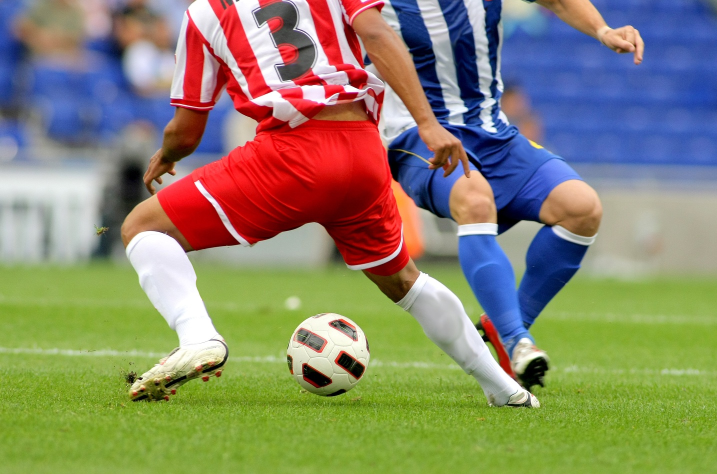
#> input picture 03_ImageProcessing/soccer.jpg, 1434 x 948 px (shown at 1/2 size)
$ jupyter execute 3-5.ipynb
#> lines starting #> are read from the running program, lines starting #| are printed output that depends on the picture
## 명암 조절

[cell 1]
import cv2 as cv
import numpy as np

img = cv.imread('soccer.jpg')
#> img is the input picture: shape (948, 1434, 3); mean B, G, R 107.2, 133.3, 136.9
img = cv.resize(img, dsize=(0,0), fx=0.25, fy=0.25)
#> img: shape (237, 358, 3)

def gamma(f, gamma = 1.0):
#> called with gamma = 0.5
    f1 = f / 255.0 # Normalize the pixel values to [0, 1]
    print(type(f1[0,0,0])) # Check the type of the pixel value
#| <class 'numpy.float64'>
    return np.uint8(255 * (f1 ** gamma)) # Apply gamma correction
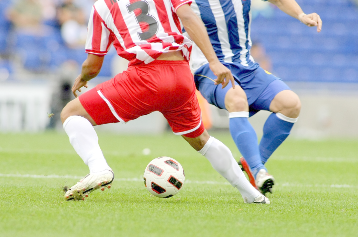
#> returned value: shape (237, 358, 3); mean of channels 0, 1, 2 154, 174.9, 180.3; drawn as B, G, R

gc = np.hstack((gamma(img, 0.5),
                gamma(img, 0.75),
                gamma(img, 1.0),
                gamma(img, 2.0),
                gamma(img, 3.0)))
#> call 2 of gamma, with gamma = 0.75
#| <class 'numpy.float64'>
#> in gamma (call 2), `return np.uint8(255 * (f1 ** gamma))`:
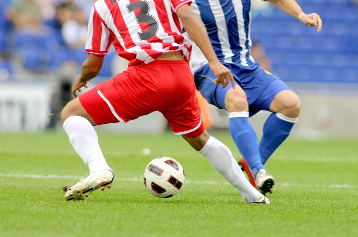
#> returned value: shape (237, 358, 3); mean of channels 0, 1, 2 126.8, 151.5, 156; drawn as B, G, R
#| <class 'numpy.float64'>
#> call 4 of gamma, with gamma = 2
#| <class 'numpy.float64'>
#> in gamma (call 4), `return np.uint8(255 * (f1 ** gamma))`:
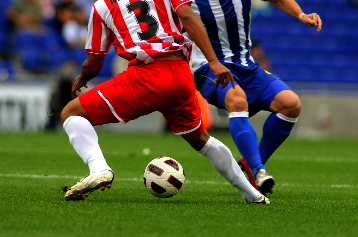
#> returned value: shape (237, 358, 3); mean of channels 0, 1, 2 62.7, 84.4, 86.9; drawn as B, G, R
#| <class 'numpy.float64'>
#> in gamma (call 5), `return np.uint8(255 * (f1 ** gamma))`:
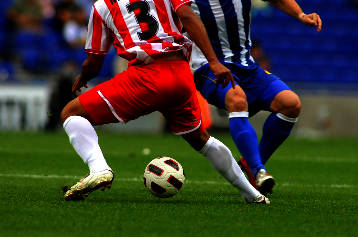
#> returned value: shape (237, 358, 3); mean of channels 0, 1, 2 42.9, 57.5, 60.9; drawn as B, G, R
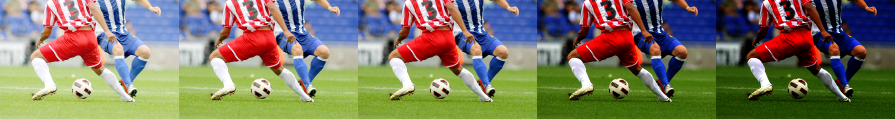
#> gc: shape (237, 1790, 3) (shown at 1/2 size); mean B, G, R 98.7, 120.3, 124.2

cv.imshow('Gamma Correction', gc)
cv.waitKey(0)
cv.destroyAllWindows()

[cell 2]
import cv2 as cv
import numpy as np
import matplotlib.pyplot as plt

# 이미지 읽기 (흑백)
img = cv.imread('soccer.jpg', cv.IMREAD_GRAYSCALE)
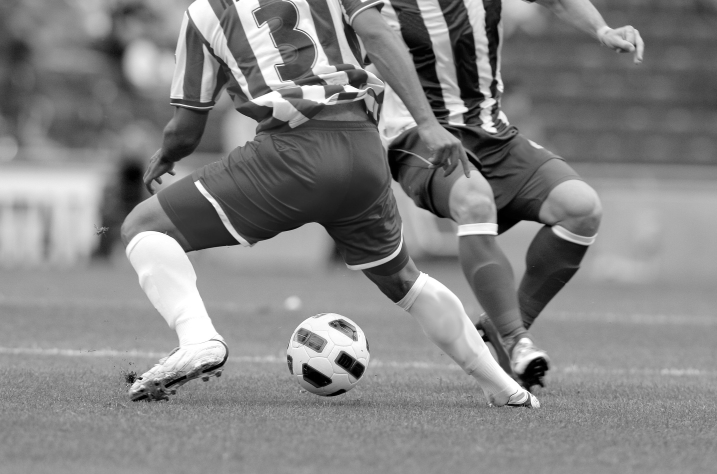
#> img: shape (948, 1434) (shown at 1/2 size); min 0, max 255, mean 131.4
if img is None:
    print("이미지를 불러올 수 없습니다.")
    exit()

# ------------------------------
# 선형 연산 (alpha, beta)
# ------------------------------
alpha = 1.5   # 대비 조절
beta = 30     # 밝기 조절
linear = cv.convertScaleAbs(img, alpha=alpha, beta=beta)
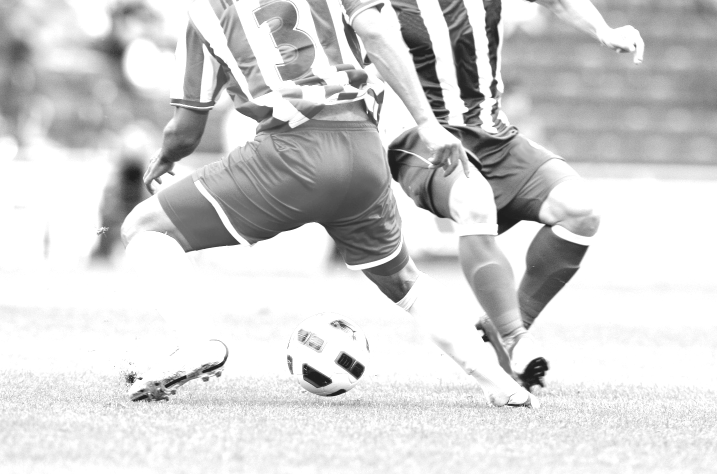
#> linear: shape (948, 1434) (shown at 1/2 size); min 30, max 255, mean 210.8

# ------------------------------
# 감마 보정
# ------------------------------
gamma_value = 2.0  # 1보다 크면 어두워짐, 1보다 작으면 밝아짐
f = img / 255.0
gamma_corrected = np.uint8(255 * (f ** gamma_value))
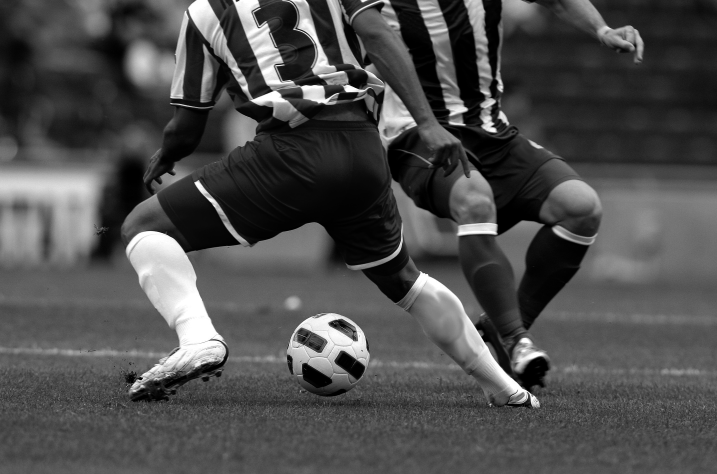
#> gamma_corrected: shape (948, 1434) (shown at 1/2 size); min 0, max 255, mean 77.4

# ------------------------------
# 히스토그램 평활화
# ------------------------------
hist_eq = cv.equalizeHist(img)
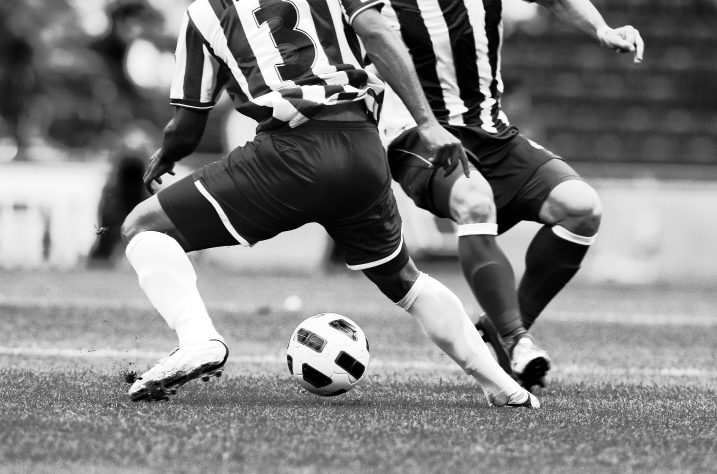
#> hist_eq: shape (948, 1434) (shown at 1/2 size); min 0, max 255, mean 128.2

# ------------------------------
# CLAHE
# ------------------------------
clahe = cv.createCLAHE(clipLimit=2.0, tileGridSize=(8, 8))
clahe_img = clahe.apply(img)
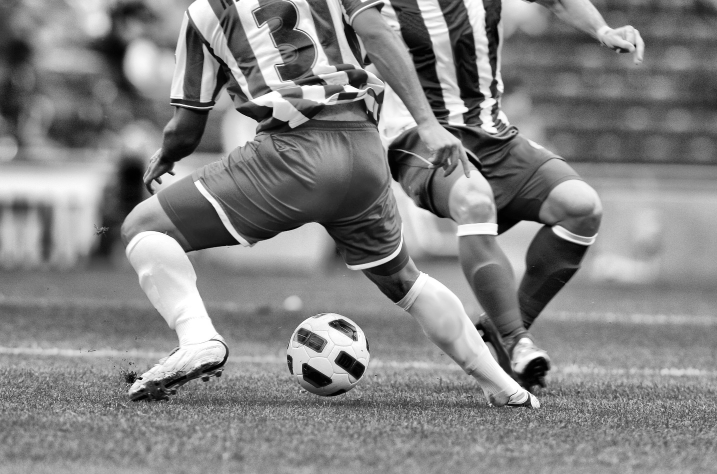
#> clahe_img: shape (948, 1434) (shown at 1/2 size); min 0, max 255, mean 131.2

# ------------------------------
# 시각화
# ------------------------------
titles = ['Original', f'Linear (α={alpha}, β={beta})',
          f'Gamma Correction (γ={gamma_value})',
          'Histogram Equalization', 'CLAHE']

images = [img, linear, gamma_corrected, hist_eq, clahe_img]

plt.figure(figsize=(15, 5))

for i in range(5):
    plt.subplot(1, 5, i + 1)
    plt.imshow(images[i], cmap='gray')
    plt.title(titles[i])
    plt.xticks([]), plt.yticks([])

plt.tight_layout()
plt.show()

$ run again, with 03_ImageProcessing/mistyroad.jpg copied over 03_ImageProcessing/soccer.jpg
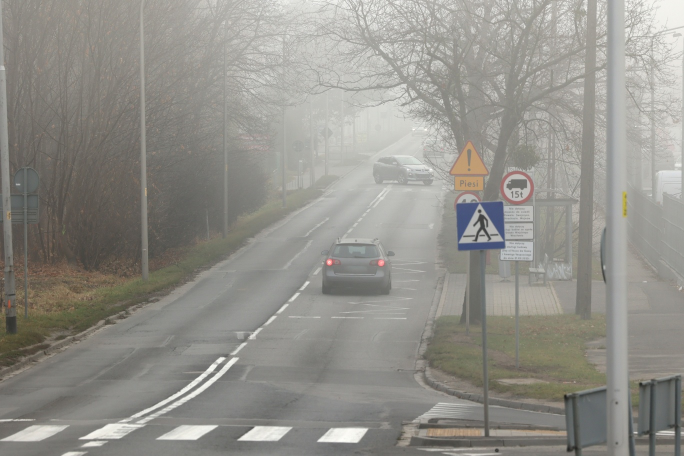
#> input picture 03_ImageProcessing/mistyroad.jpg, 1368 x 912 px (shown at 1/2 size)
#> img is the input picture: shape (912, 1368, 3); mean B, G, R 138.8, 145, 146.5
#| <class 'numpy.float64'>
#| <class 'numpy.float64'>
#| <class 'numpy.float64'>
#| <class 'numpy.float64'>
#| <class 'numpy.float64'>
#> `hist_eq = cv.equalizeHist(img)`:
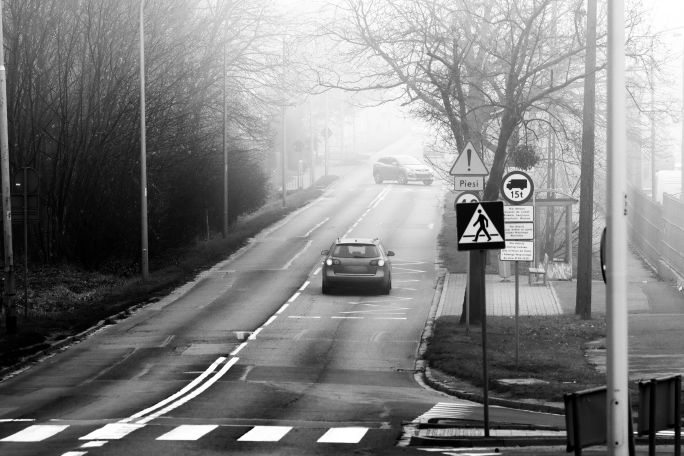
#> hist_eq: shape (912, 1368) (shown at 1/2 size); min 0, max 255, mean 128.6
#> `clahe_img = clahe.apply(img)`:
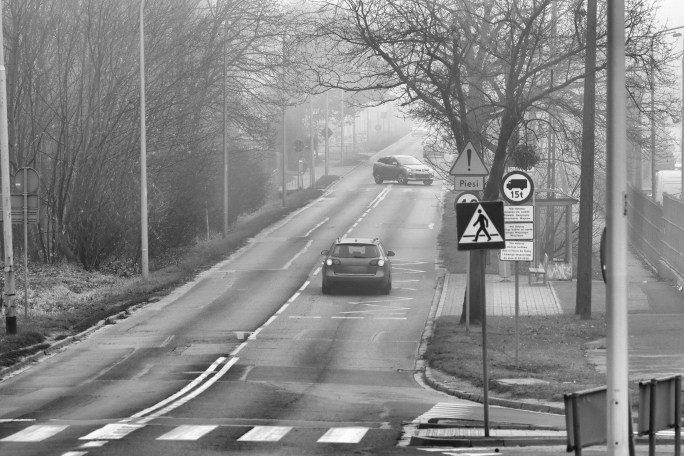
#> clahe_img: shape (912, 1368) (shown at 1/2 size); min 13, max 255, mean 134.8

$ run again, with 03_ImageProcessing/rose.png saved as 03_ImageProcessing/soccer.jpg
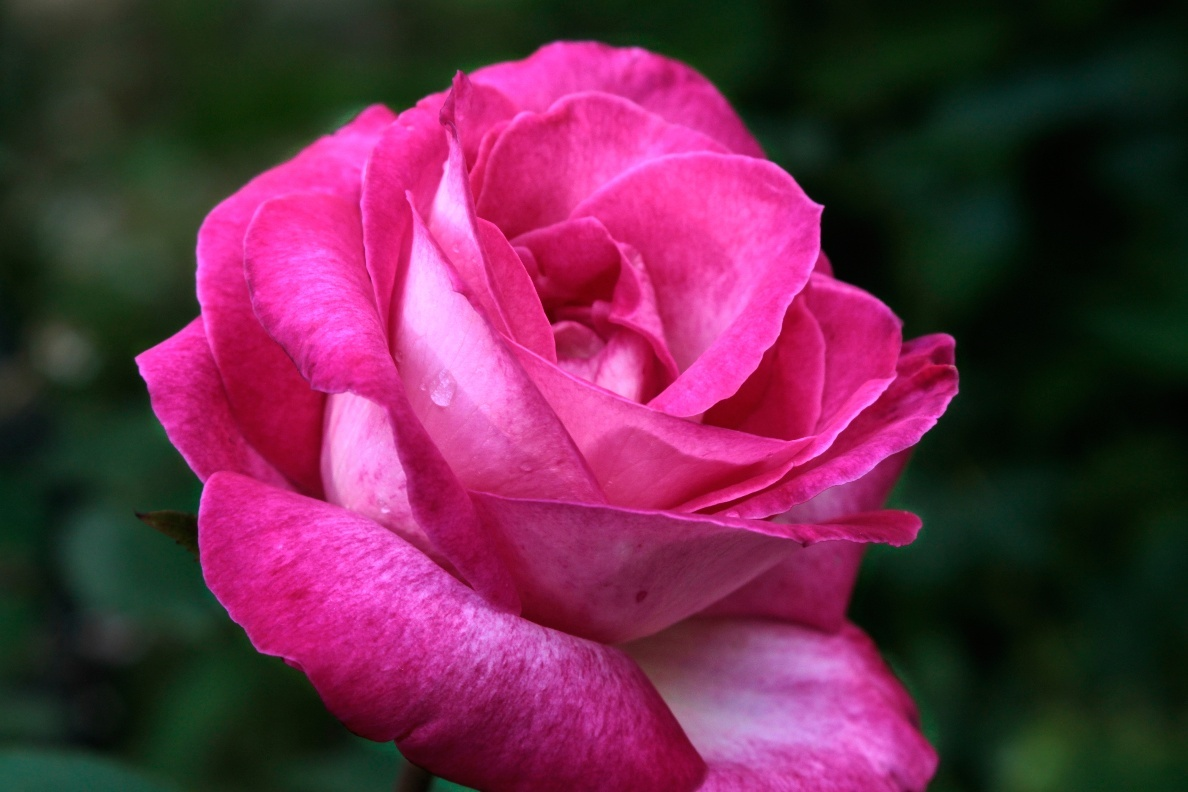
#> input picture 03_ImageProcessing/rose.png, 1188 x 792 px
#> img is the input picture: shape (792, 1188, 3); mean B, G, R 74.2, 43.7, 103.7
#| <class 'numpy.float64'>
#| <class 'numpy.float64'>
#| <class 'numpy.float64'>
#| <class 'numpy.float64'>
#| <class 'numpy.float64'>
#> `clahe_img = clahe.apply(img)`:
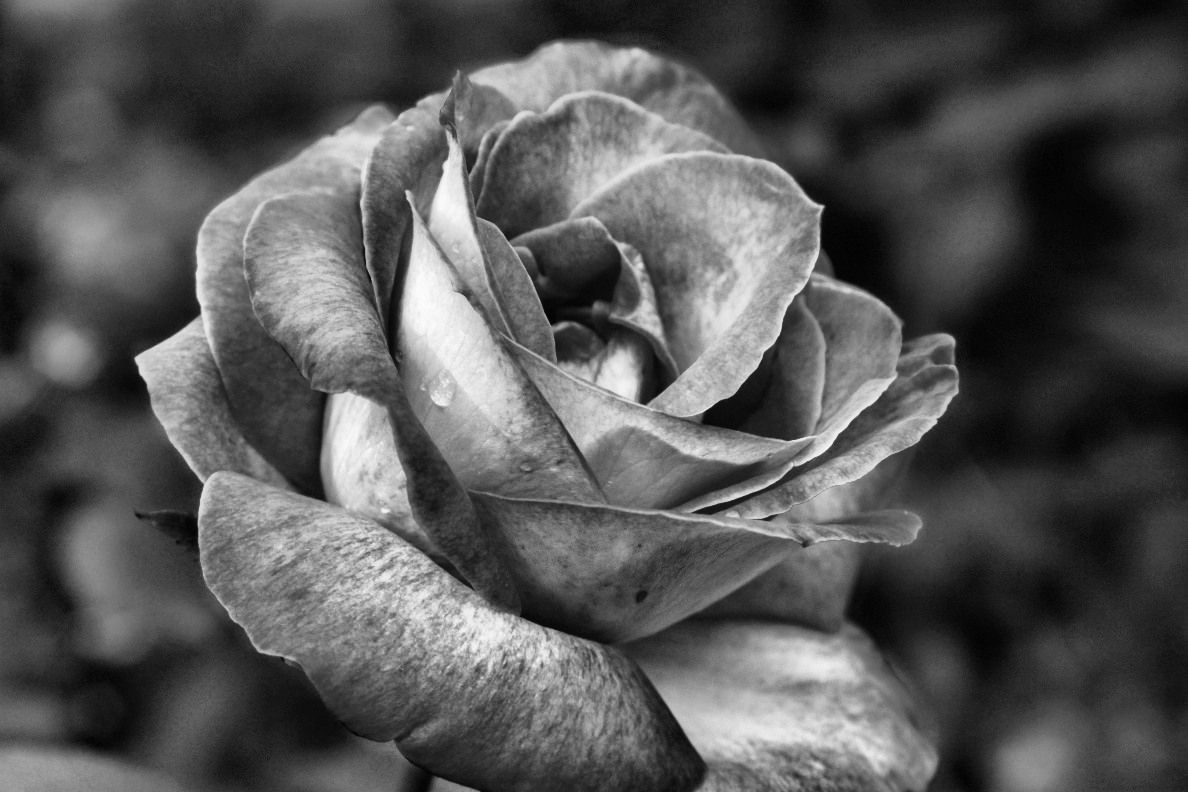
#> clahe_img: shape (792, 1188); min 0, max 251, mean 86
